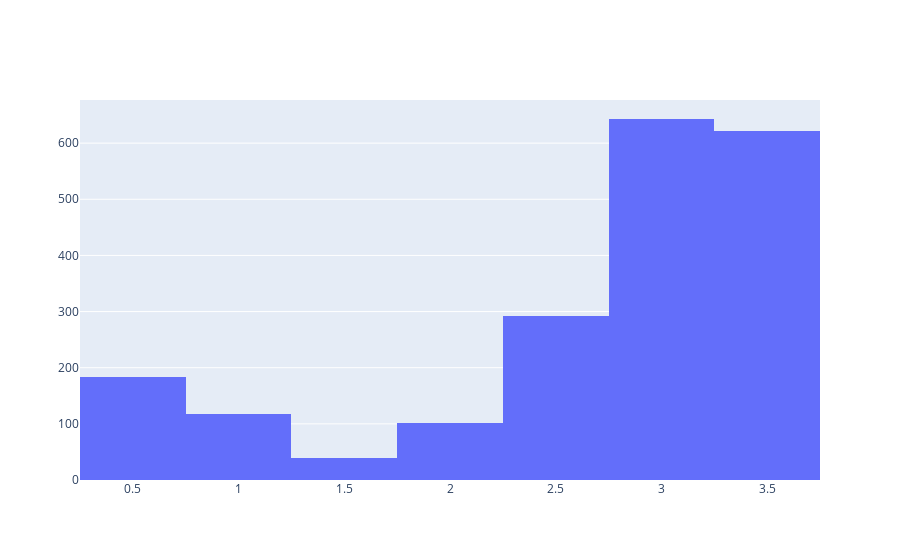

Notebook cell for this chart:
### Code cell
import plotly.graph_objects as go
import numpy as np

fig = go.Figure()
fig.add_trace(go.Histogram(x=all_df['spread']/2),)

# Overlay both histograms
fig.update_layout(barmode='overlay')
# Reduce opacity to see both histograms
# fig.update_traces(opacity=0.5)
fig.update_layout(barmode = 'stack')
fig.show()
# fig = go.Figure()
# fig = px.histogram(all_df,x = "")
# fig.show()

### Figure 1 — Plotly figure (JSON) as saved in the notebook; plotly's stock layout.template omitted (floating-point values rounded to 4 significant figures; data arrays with more than 128 entries replaced by an {"elided": "..."} marker saying what was removed)
{"data": [{"type": "histogram", "x": {"elided": "2000 float values"}}], "layout": {"barmode": "stack"}}
